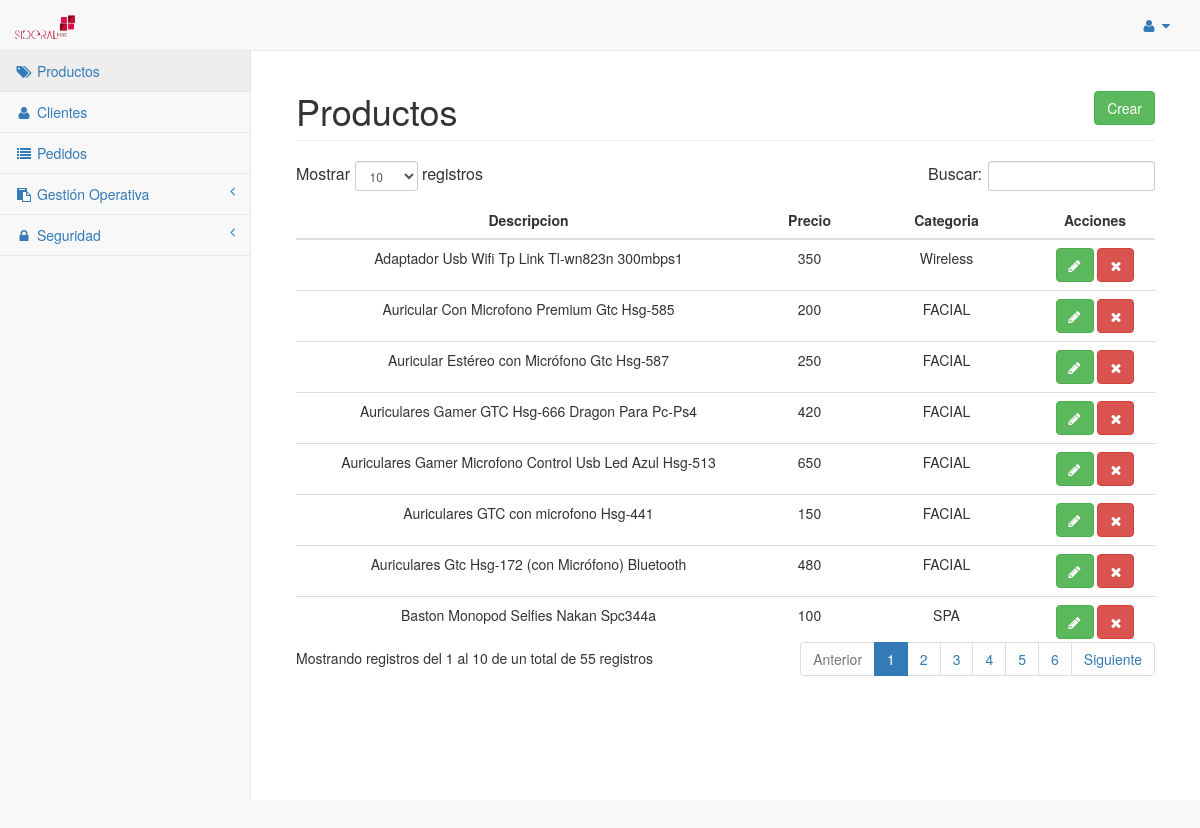
The page /gestion/productos.php on the database its author committed.
### tables this page shows
CREATE TABLE `productos` (
  `id` int(11) NOT NULL,
  `descripcion` varchar(255) DEFAULT NULL,
  `precio` varchar(255) DEFAULT NULL,
  `categoria` varchar(255) DEFAULT NULL,
  `estado` varchar(1) NOT NULL DEFAULT 'A',
  `foto1` varchar(255) DEFAULT NULL,
  `foto2` varchar(255) DEFAULT NULL,
  `foto3` varchar(255) DEFAULT NULL,
  `stock` int(11) DEFAULT '0',
  `destacado` tinyint(1) DEFAULT NULL,
  `tendencia` tinyint(1) DEFAULT NULL,
  `infodetallada` varchar(5000) DEFAULT NULL,
  `oferta` float NOT NULL DEFAULT '0'
);

CREATE TABLE `categoria` (
  `id` int(11) NOT NULL,
  `descripcion` varchar(255) DEFAULT NULL,
  `estado` varchar(255) NOT NULL DEFAULT 'A'
);

### gestion/Objetos/Modelo.php (called while the page is built, shortened)
<?php
class Modelo
{
	private $host = "localhost";
	private $user = "root";
	private $pass = "root";
	private $bd = "bd_cecilia";
    public function __construct()
    {
        $this->_db = new mysqli($this->host, $this->user, $this->pass, $this->bd);
    }
}
?>

### gestion/Objetos/GestionProducto.php (called while the page is built, shortened)
<?php
require_once "Modelo.php";
class GestionProducto extends Modelo
{
    public function traerProductos()
    {
		$result = $this->_db->query('SELECT p.*, p.categoria idcategoria, c.descripcion categoria FROM productos p, categoria c WHERE p.categoria = c.id');
		$productos = $result->fetch_all(MYSQLI_ASSOC);
		return $productos;
    }
}
?>

### gestion/productos.php (the view, shortened to what this page needs)
<?php
require_once "Objetos/GestionProducto.php";
$productos = new GestionProducto();
include "header.php";
?>
					<div class="col-lg-12">
						<h1 class="page-header">
						Productos
						<button class="btn btn-success" style="float: right;" data-toggle="modal" data-target="#modal">
							Crear
						</button>
						</h1>
					</div>
					<div class="col-lg-12">
						<table class="table text-center" id="tabla">
							<thead>
								<tr>
									<th>
										Descripcion
									</th>
									<th>
										Precio
									</th>
									<th>
										Categoria
									</th>
									<th>
										Acciones
									</th>
								</tr>
							</thead>
							<tbody>
								<?php
								$regproductos = $productos->traerProductos();
								if($regproductos){
									foreach ($regproductos as $reg)
									{
										echo "
										<tr>
											<td>".$reg['descripcion']."</td>
											<td>".$reg['precio']."</td>
											<td>".$reg['categoria']."</td>
											";
											if($reg['estado']=='B'){
												echo "<td>
													<a title='Activar' class='btn btn-primary' href='./gestion.php?id=$reg[id]&opcion=activarproducto'><i class='fa fa-spin fa-refresh'></i></a>
												</td>";
											}else{
												$info = rawurlencode($reg['infodetallada']);
												echo "<td>
													<button title='Editar' class='btn btn-success' onclick='editar(\"$reg[descripcion]\", $reg[precio], \"$reg[idcategoria]\", \"$reg[foto1]\", \"$reg[foto2]\", \"$reg[foto3]\", \"$reg[id]\", \"$reg[stock]\", \"$reg[destacado]\", \"$reg[tendencia]\", \"$reg[oferta]\", \"$info\");'><i class='fa fa-pencil'></i></button>
													<a title='Borrar' class='btn btn-danger' href='./gestion.php?id=$reg[id]&opcion=bajaproducto'><i class='fa fa-times'></i></a>
												</td>";
											}
										echo "</tr>";
									}
								}
								?>
							</tbody>
						</table>
					</div>
				</div>
			</div>
		</div>
	</div>
</body>
</html>

### gestion/productos.php (style rules this page uses)
th { text-align:center; }

### rows shown on the page
productos: descripcion "Auriculares Gtc Hsg-172 (con Micrófono) Bluetooth", precio "480", categoria.descripcion "FACIAL"
productos: descripcion "Auriculares GTC con microfono Hsg-441", precio "150", categoria.descripcion "FACIAL"
productos: descripcion "Auriculares Gamer Microfono Control Usb Led Azul Hsg-513", precio "650", categoria.descripcion "FACIAL"
productos: descripcion "Auricular Con Microfono Premium Gtc Hsg-585", precio "200", categoria.descripcion "FACIAL"
productos: descripcion "Auriculares Gamer GTC Hsg-666 Dragon Para Pc-Ps4", precio "420", categoria.descripcion "FACIAL"
productos: descripcion "Auricular Estéreo con Micrófono Gtc Hsg-587", precio "250", categoria.descripcion "FACIAL"
productos: descripcion "Baston Monopod Selfies Nakan Spc344a", precio "100", categoria.descripcion "SPA"
productos: descripcion "Adaptador Usb Wifi Tp Link Tl-wn823n 300mbps1", precio "350", categoria.descripcion "Wireless"
